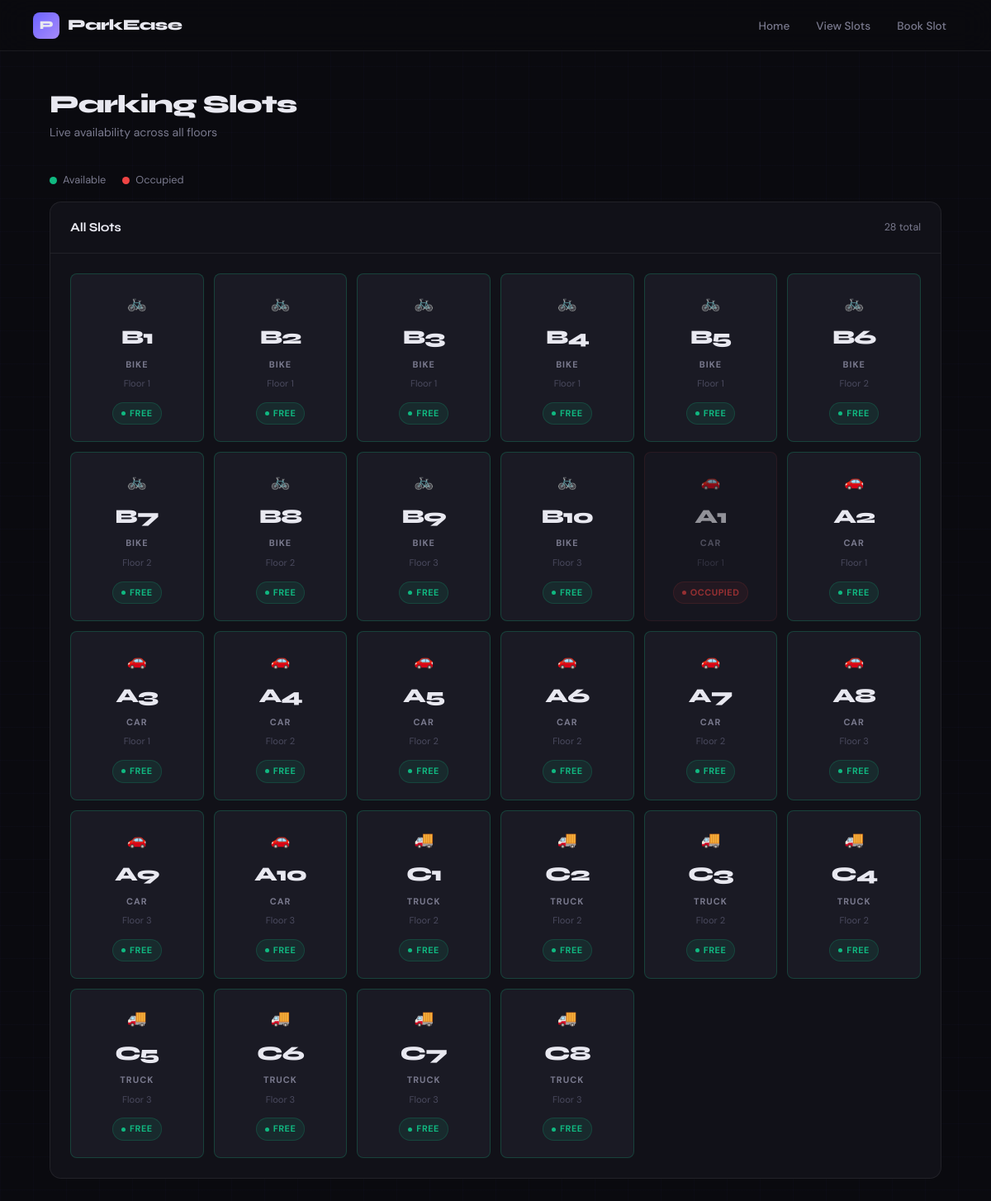
The page /slots on the database as committed earlier.
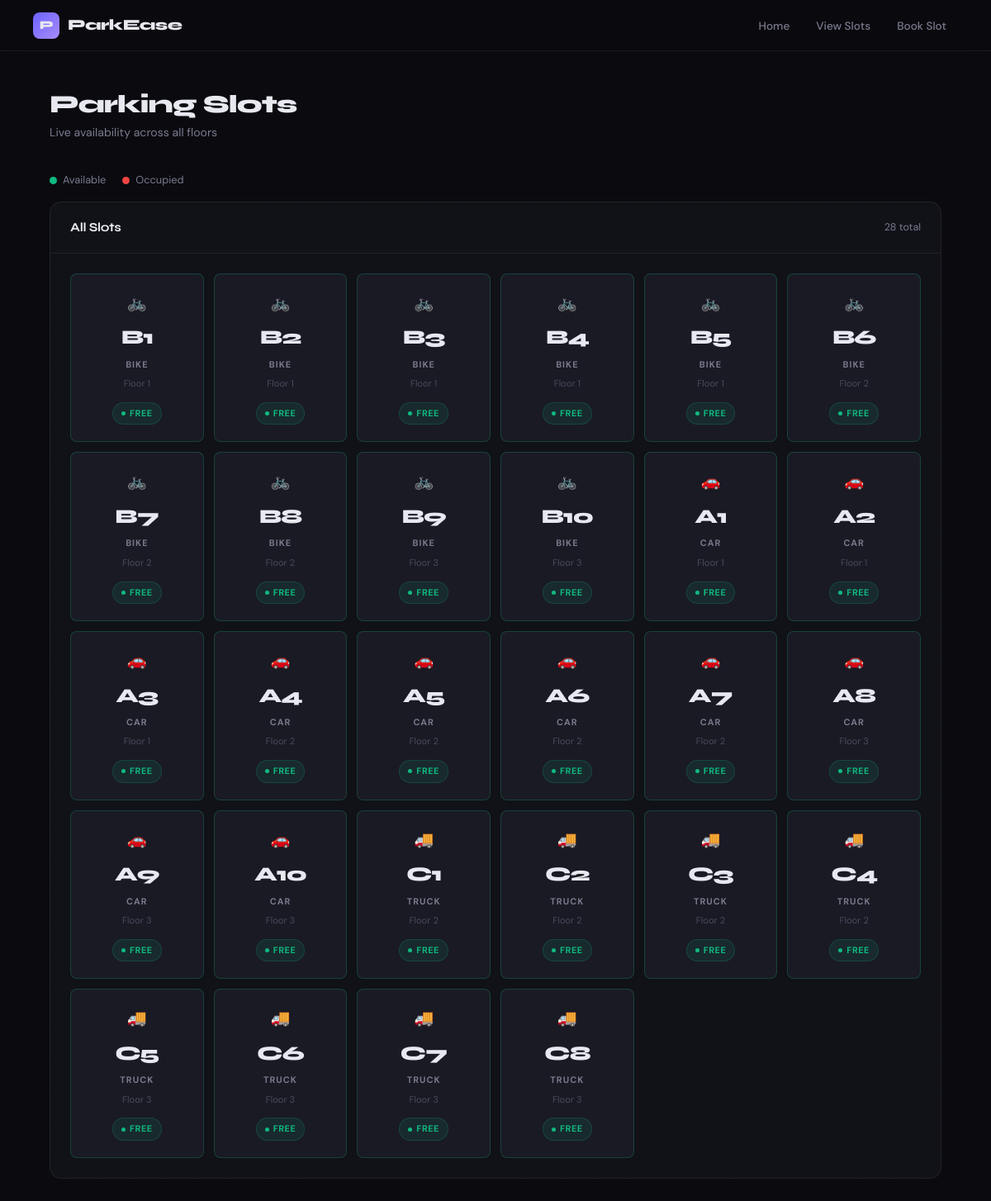
The same page on the database as committed later.
### tables this page shows
CREATE TABLE parking_slots (
    slot_id      INTEGER PRIMARY KEY AUTOINCREMENT,
    slot_number  TEXT UNIQUE NOT NULL,
    slot_type    TEXT NOT NULL CHECK(slot_type IN ('car','bike','truck')),
    floor        INTEGER DEFAULT 1,
    is_available INTEGER DEFAULT 1
);

### app.py (the view)
@app.route('/slots')
def slots():
    try:
        db = get_db()
        all_slots = db.execute(
            "SELECT * FROM parking_slots ORDER BY slot_type, SUBSTR(slot_number,1,1), CAST(SUBSTR(slot_number,2) AS INTEGER)"
        ).fetchall()
        db.close()
        return render_template('slots.html', slots=all_slots)
    except Exception as e:
        return f"<h2>Error</h2><pre>{e}</pre>", 500

### app.py (called while the page is built)
def get_db():
    if not os.path.exists(DB):
        raise RuntimeError(f"parking.db not found — run: python init_db.py")
    conn = sqlite3.connect(DB)
    conn.row_factory = sqlite3.Row
    conn.execute("PRAGMA foreign_keys = ON")
    return conn

### templates/slots.html (shortened to what this page needs)
<!DOCTYPE html>
<html lang="en">
<head>
  <link rel="stylesheet" href="{{ url_for('static', filename='style.css') }}?v=3">
</head>
<body>
  <nav>
    <span class="logo"><span class="logo-icon">P</span> ParkEase</span>
    <div id="nav-menu">
      <a href="/">Home</a>
      <a href="/slots">View Slots</a>
      <a href="/book">Book Slot</a>
    </div>
  </nav>
  <main>
    <div class="page-header">
      <h1>Parking Slots</h1>
      <p>Live availability across all floors</p>
    </div>
    <div class="slot-legend">
      <span class="legend-item"><span class="legend-dot green"></span> Available</span>
      <span class="legend-item"><span class="legend-dot red"></span> Occupied</span>
    </div>
    <div class="section-card" style="margin-top:16px;">
      <div class="section-card-header">
        <h2>All Slots</h2>
        <p>{{ slots|length }} total</p>
      </div>
      <div class="slot-grid">
        {% for slot in slots %}
        <div class="slot-item {{ 'available' if slot.is_available else 'occupied' }}">
          <div class="slot-icon">
            {% if slot.slot_type == 'car' %}&#128663;
            {% elif slot.slot_type == 'bike' %}&#128690;
            {% else %}&#128666;{% endif %}
          </div>
          <div class="slot-num">{{ slot.slot_number }}</div>
          <div class="slot-type-label">{{ slot.slot_type | capitalize }}</div>
          <div class="slot-floor-label">Floor {{ slot.floor }}</div>
          {% if slot.is_available %}
            <span class="badge badge-avail">Free</span>
          {% else %}
            <span class="badge badge-occ">Occupied</span>
          {% endif %}
        </div>
        {% endfor %}
      </div>
    </div>
  </main>
</body>
</html>

Rows that differ between the two databases and show on the page:
changed parking_slots (number 11 of 28 on the later page): is_available "OCCUPIED" → "FREE"
